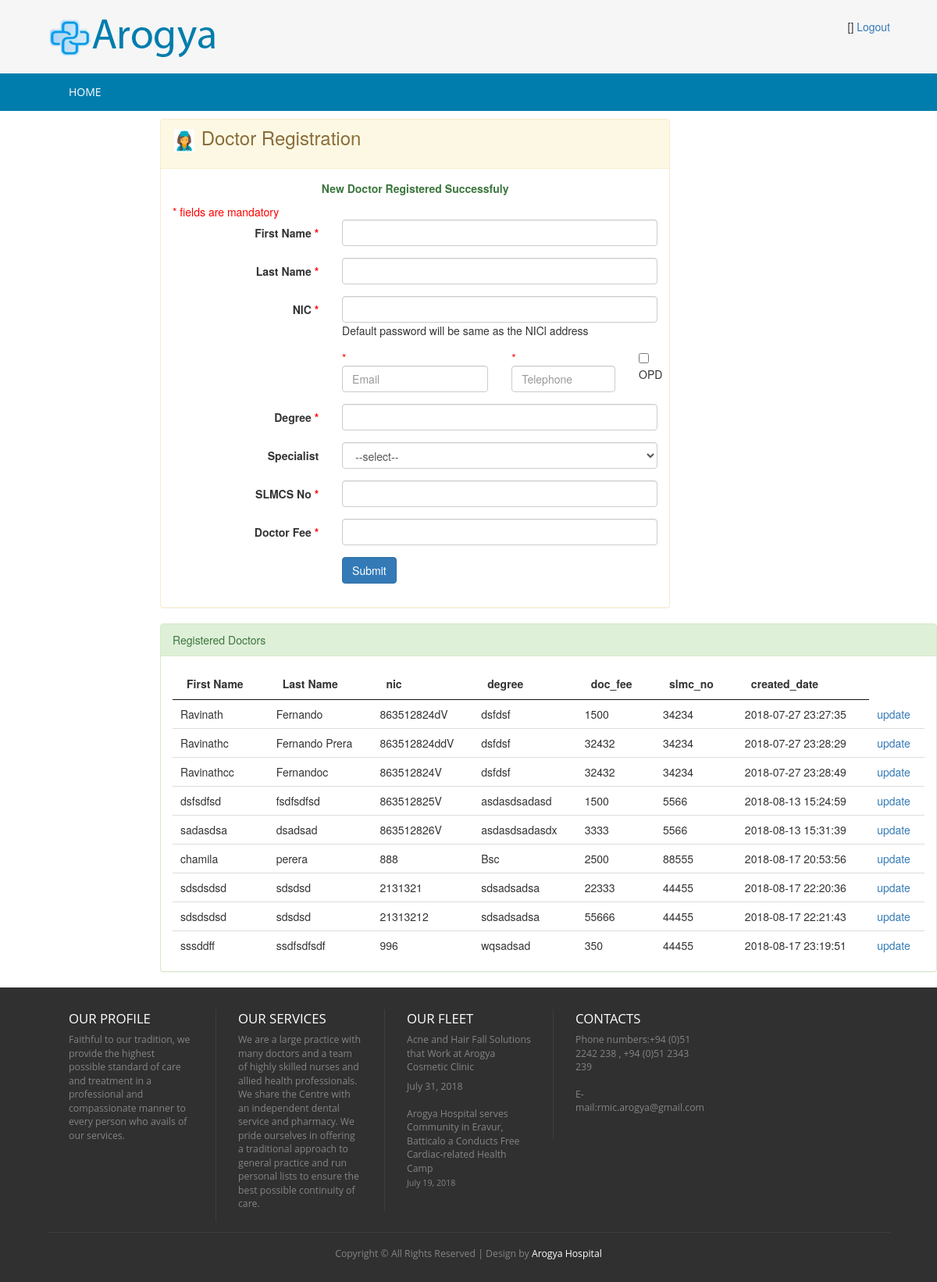
The app's page /index.php/admin_controller/DoctorRegistration with its own data.
### tables this page shows
CREATE TABLE `hms_doctor` (
  `id` int(5) NOT NULL AUTO_INCREMENT,
  `first_name` varchar(100) DEFAULT NULL,
  `last_name` varchar(100) DEFAULT NULL,
  `nic` varchar(12) DEFAULT NULL,
  `pword` text DEFAULT NULL,
  `email` varchar(50) DEFAULT NULL,
  `telephone` varchar(20) DEFAULT NULL,
  `degree` varchar(200) DEFAULT NULL,
  `specialist_id` int(5) DEFAULT NULL,
  `doc_fee` int(5) DEFAULT NULL,
  `slmc_no` varchar(20) DEFAULT NULL,
  `status_code` varchar(20) DEFAULT 'ACTIVE',
  `category` varchar(20) DEFAULT 'OPD',
  `created_date` timestamp NOT NULL DEFAULT current_timestamp(),
  `created_user` int(5) DEFAULT NULL,
  `user_role` varchar(20) DEFAULT 'DOCTOR',
  PRIMARY KEY (`id`),
  UNIQUE KEY `NewIndex1` (`nic`)
);

### index.php (called while the page is built, shortened)
<?php
require_once BASEPATH.'core/CodeIgniter.php';

### application/core/my_model.php (called while the page is built, shortened)
<?php
class MY_Model extends CI_Model{
    private function insert(){
        $this->db->insert($this::DB_TABLE,$this);
    }
    public function get($limit=0,$offset = 0) {
        if($limit){
            $query = $this->db->get($this::DB_TABLE,$limit,$offset);
        }else{
            $query = $this->db->get($this::DB_TABLE);
        }
        $ret_val = array();
        foreach ($query->result() as $row) {
            $model = new $class;
            $model->populate($row);
            $ret_val[$row->{$this::DB_TABLE_PK}] = $model;
        }
        return $ret_val;
    }
}

### application/views/admin/admin-doctor-registration.php (the view, shortened to what this page needs)
<!DOCTYPE HTML>
<html>
    <head>
        <link href="<?php echo base_url('css/style.css'); ?>" rel="stylesheet" type="text/css"  media="all" />
        <link href="<?php echo base_url('css/bootstrap.css'); ?>" rel="stylesheet" type="text/css"/>
        <link rel="stylesheet" href="<?php echo base_url('css/responsiveslides.css') ?>">
    </head>
    <body>
        <div class="header">
            <div class="main-header">
                <div class="wrap">
                </div>
            </div>
            <div class="top-nav">
                <div class="wrap">
                    <ul>
                    </ul>
                </div>
            </div>
        </div>
        <div class="content">
            <div class="row">
                <div class="col-md-2">
                </div>
                <div class="col-md-10">
                    <div class="row">
                        <div class="col-md-8">
                            <div class="panel panel-warning">
                                <div class="panel-heading ">
                                    <h3> <img src="<?= base_url('/images/icon-doctor.png') ?>" style="width: 30px" /> Doctor Registration</h3>
                                </div>
                                <div class="panel-body">
                                    <?php echo $msg; ?>
                                    <form class="form-horizontal"  action="<?php echo base_url('Admin_Controller/DoctorRegistration'); ?>" method="post" >
                                        <span class="mando-msg">* fields are mandatory</span>
                                        <div class="form-group">
                                            <label for="first_name" class="control-label col-xs-4">First Name <span class="mando-msg">*</span></label>
                                            <div class="col-xs-8">
                                                <input required="" id="first_name" name="first_name" type="text" class="form-control">
                                            </div>
                                        </div>
                                        <div class="form-group">
                                            <label for="last_name" class="control-label col-xs-4">Last Name <span class="mando-msg">*</span></label>
                                            <div class="col-xs-8">
                                                <input required="" id="last_name" name="last_name" type="text" class="form-control">
                                            </div>
                                        </div>
                                        <div class="form-group">
                                            <label for="nic" class="control-label col-xs-4">NIC <span class="mando-msg">*</span></label>
                                            <div class="col-xs-8">
                                                <input required="" id="nic" name="nic" type="text" class="form-control">
                                                     Default password will be same as the NICl address
                                            </div>
                                        </div>
                                        <div class="form-group">
                                            <label for="nic" class="control-label col-xs-4"></label>
                                            <div class="col-xs-4">
                                                <span class="mando-msg">*</span><input id="email" name="email"  required="" type="email" class="form-control" placeholder="Email">
                                            </div>
                                            <div class="col-xs-3">
                                               <span class="mando-msg">*</span> <input id="telephone" required="" name="telephone" type="text" class="form-control" placeholder="Telephone">
                                            </div>
                                            <div class="col-xs-1">
                                                <input type="checkbox" name="opd" value="OPD"> OPD
                                            </div>
                                        </div>
                                        <div class="form-group">
                                            <label for="degree" class="control-label col-xs-4">Degree <span class="mando-msg">*</span></label>
                                            <div class="col-xs-8">
                                                <input  required="" id="degree" name="degree" type="text" class="form-control">
                                            </div>
                                        </div>
                                        <div class="form-group">
                                            <label for="specialist_id" class="control-label col-xs-4">Specialist</label>
                                            <div class="col-xs-8">
                                                <select id="specialist_id"  name="specialist_id" class="select form-control">
                                                    <option value="">--select--</option>
                                                </select>
                                            </div>
                                        </div>
                                        <div class="form-group">
                                            <label for="slmc_no" class="control-label col-xs-4">SLMCS No <span class="mando-msg">*</span></label>
                                            <div class="col-xs-8">
                                                <input id="slmc_no" required="" name="slmc_no" type="text" class="form-control">
                                            </div>
                                        </div>
                                        <div class="form-group">
                                            <label for="doc_fee" class="control-label col-xs-4">Doctor Fee <span class="mando-msg">*</span></label>
                                            <div class="col-xs-8">
                                                <input id="doc_fee" name="doc_fee" type="number" class="form-control">
                                            </div>
                                        </div>
                                        <div class="form-group row">
                                            <div class="col-xs-offset-4 col-xs-8">
                                                <button name="submit" type="submit" class="btn btn-primary">Submit</button>
                                            </div>
                                        </div>
                                    </form>
                                </div>
                            </div>
                        </div>
                        <div class="col-md-4">
                        </div>
                    </div>
                    <div class="panel panel-success">
                        <div class="panel-heading ">Registered Doctors</div>
                        <div class="panel-body">
                            <table id="example" class="display" cellspacing="0" width="100%">
                                <thead>
                                    <tr>
                                        <th>First Name</th>
                                        <th>Last Name</th>
                                        <th>nic</th>
                                        <th>degree</th>
                                        <th>doc_fee</th>
                                        <th>slmc_no</th>
                                        <th>created_date</th>
                                    </tr>
                                </thead>
                                <tbody>
                                    <?php foreach ($doctor_list as $value) {
                                        ?>
                                        <tr>
                                            <td><?= $value->first_name ?></td>
                                            <td><?= $value->last_name ?></td>
                                            <td><?= $value->nic ?></td>
                                            <td><?= $value->degree ?></td>
                                            <td><?= $value->doc_fee ?></td>
                                            <td><?= $value->slmc_no ?></td>
                                            <td><?= $value->created_date ?></td>
                                            <td> <a href="<?= base_url('Admin_Controller/loadDoctorUpdate/'.$value->id) ?>">update</a></td>
                                        </tr>
                                        <?php
                                    }
                                    ?>
                                </tbody>
                            </table>
                            <link href="<?php echo base_url('css/jquery.dataTables.min.css'); ?>" rel="stylesheet" type="text/css"/>
                        </div>
                    </div>
                </div>
            </div>
        </div>
    </body>
</html>

### css/style.css (style rules this page uses)
html,body,div,span,applet,object,iframe,h1,h2,h3,h4,h5,h6,p,blockquote,pre,a,abbr,acronym,address,big,cite,code,del,dfn,em,img,ins,kbd,q,s,samp,small,strike,strong,sub,sup,tt,var,b,u,i,dl,dt,dd,ol,nav ul,nav li,fieldset,form,label,legend,table,caption,tbody,tfoot,thead,tr,th,td,article,aside,canvas,details,embed,figure,figcaption,footer,header,hgroup,menu,nav,output,ruby,section,summary,time,mark,audio,video { margin:0;padding:0;border:0;font-size:100%;font:inherit;vertical-align:baseline; }
ol,ul { list-style:none;margin:0px;padding:0px; }
table { border-collapse:collapse;border-spacing:0; }
a { text-decoration:none; }
img { max-width:100%; }
body { background: #F6F6F6; }
.mando-msg { color: red; }
.wrap { width:80%; margin:0 auto; }
.main-header { padding: 1.7em 0 1.5em 0; background: #F6F6F6; }
.top-nav { background:#007DAD; }
@media (max-width: 1366px) { .wrap { width:90%; } }

### records on screen
hms_doctor: first_name "Ravinath", last_name "Fernando", nic "863512824dV", degree "dsfdsf", doc_fee "1500", slmc_no "34234", created_date "2018-07-27 23:27:35"
hms_doctor: first_name "Ravinathc", last_name "Fernando Prera", nic "863512824ddV", degree "dsfdsf", doc_fee "32432", slmc_no "34234", created_date "2018-07-27 23:28:29"
hms_doctor: first_name "Ravinathcc", last_name "Fernandoc", nic "863512824V", degree "dsfdsf", doc_fee "32432", slmc_no "34234", created_date "2018-07-27 23:28:49"
hms_doctor: first_name "dsfsdfsd", last_name "fsdfsdfsd", nic "863512825V", degree "asdasdsadasd", doc_fee "1500", slmc_no "5566", created_date "2018-08-13 15:24:59"
hms_doctor: first_name "sadasdsa", last_name "dsadsad", nic "863512826V", degree "asdasdsadasdx", doc_fee "3333", slmc_no "5566", created_date "2018-08-13 15:31:39"
hms_doctor: first_name "chamila", last_name "perera", nic "888", degree "Bsc", doc_fee "2500", slmc_no "88555", created_date "2018-08-17 20:53:56"
hms_doctor: first_name "sdsdsdsd", last_name "sdsdsd", nic "2131321", degree "sdsadsadsa", doc_fee "22333", slmc_no "44455", created_date "2018-08-17 22:20:36"
hms_doctor: first_name "sdsdsdsd", last_name "sdsdsd", nic "21313212", degree "sdsadsadsa", doc_fee "55666", slmc_no "44455", created_date "2018-08-17 22:21:43"
hms_doctor: first_name "sssddff", last_name "ssdfsdfsdf", nic "996", degree "wqsadsad", doc_fee "350", slmc_no "44455", created_date "2018-08-17 23:19:51"
